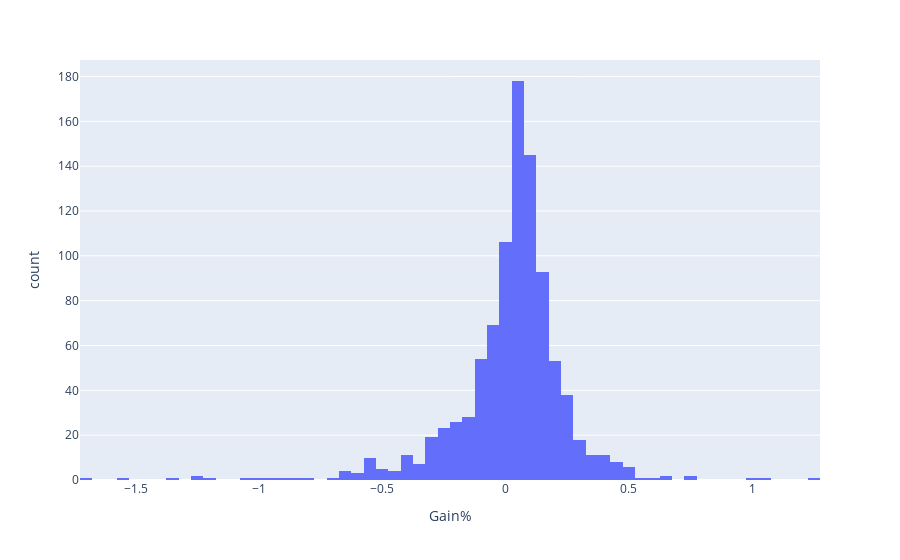
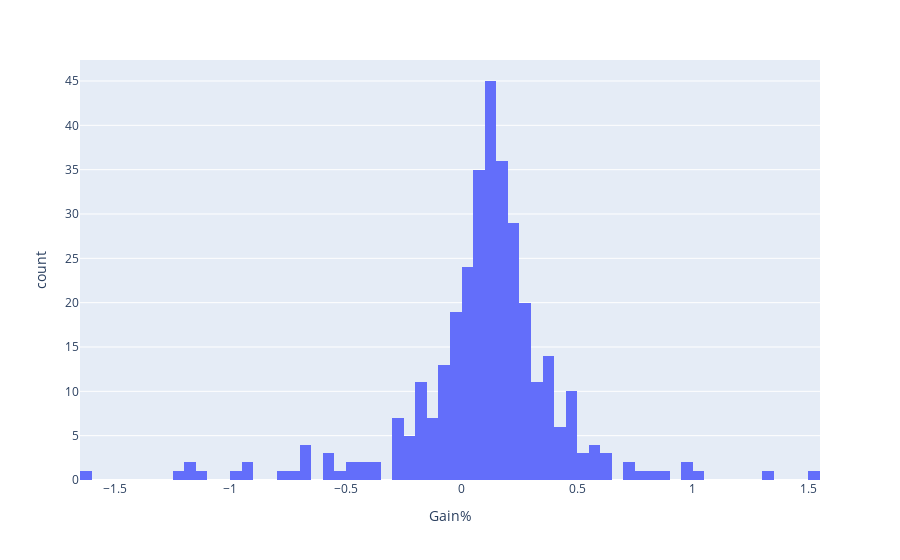
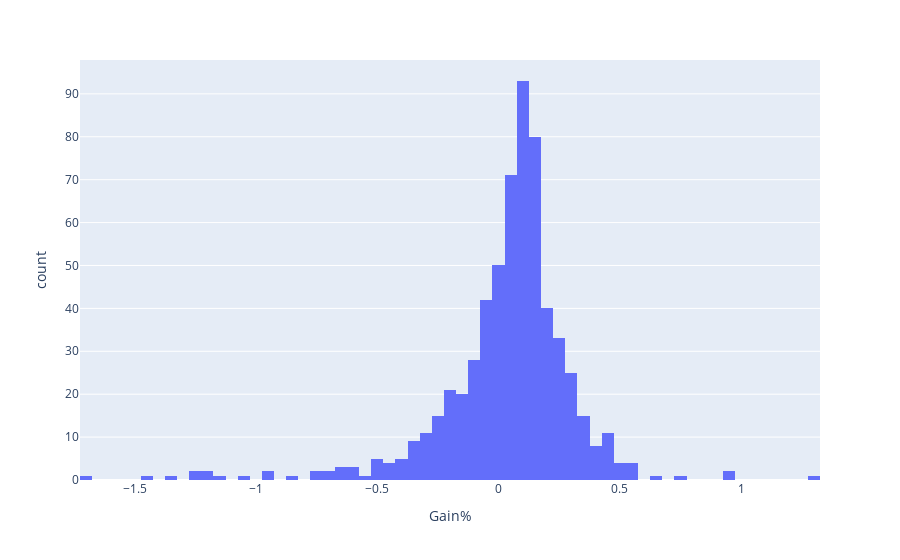
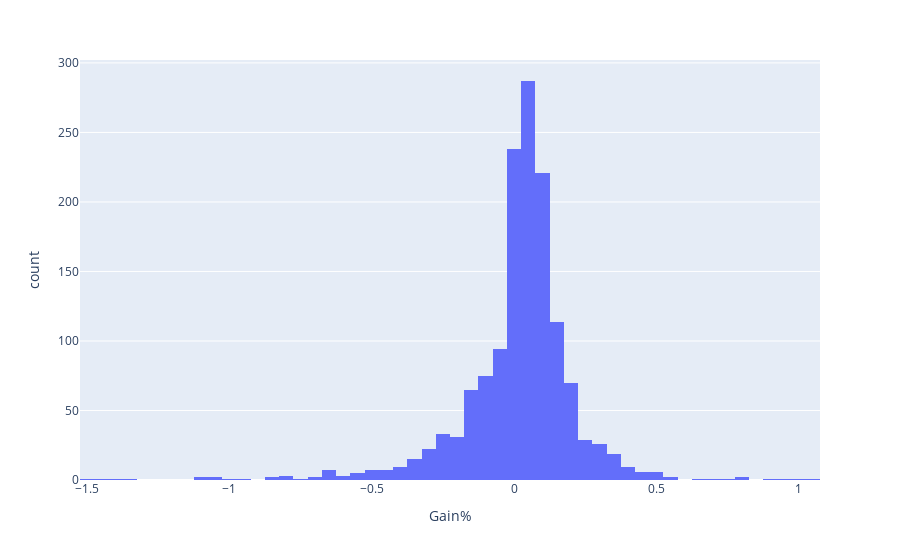

The code cell stored with these charts, in order, in its notebook:
### Code cell
# Full stack experiment

ticker = 'SPY'

df = load_data(ticker)
df = RSI(df, 14)

enter_exit_pairs_symetric = [(30, 70), (20, 80), (25, 75), (35, 65), (40, 60)]
enter_exit_pairs_asymetric = [(10, 30), (20, 40), (30, 50), (40, 60), (50, 70), (60, 80), (70, 90)]

all_pairs = enter_exit_pairs_symetric + enter_exit_pairs_asymetric

master = []
for e in all_pairs:
    master.append(simulate_date_range(datetime.date(2022, 9, 30), datetime.date(2023, 9, 30), e[0], e[1], df))
    print(e)
    rsi_backtest_explain_results(master[-1])

master = pd.concat(master, ignore_index=True)

### Figure 1 — Plotly figure (JSON) as saved in the notebook; plotly's stock layout.template omitted (floating-point values rounded to 4 significant figures; data arrays with more than 128 entries replaced by an {"elided": "..."} marker saying what was removed)
{"data": [{"alignmentgroup": "True", "bingroup": "x", "hovertemplate": "Gain%=%{x}<br>count=%{y}<extra></extra>", "legendgroup": "", "marker": {"color": "#636efa", "pattern": {"shape": ""}}, "name": "", "nbinsx": 100, "offsetgroup": "", "orientation": "v", "showlegend": false, "type": "histogram", "x": {"elided": "952 float values"}, "xaxis": "x", "yaxis": "y"}], "layout": {"barmode": "relative", "legend": {"tracegroupgap": 0}, "margin": {"t": 60}, "xaxis": {"anchor": "y", "domain": [0, 1], "title": {"text": "Gain%"}}, "yaxis": {"anchor": "x", "domain": [0, 1], "title": {"text": "count"}}}}

### Figure 2 — Plotly figure (JSON) as saved in the notebook; plotly's stock layout.template omitted (floating-point values rounded to 4 significant figures; data arrays with more than 128 entries replaced by an {"elided": "..."} marker saying what was removed)
{"data": [{"alignmentgroup": "True", "bingroup": "x", "hovertemplate": "Gain%=%{x}<br>count=%{y}<extra></extra>", "legendgroup": "", "marker": {"color": "#636efa", "pattern": {"shape": ""}}, "name": "", "nbinsx": 100, "offsetgroup": "", "orientation": "v", "showlegend": false, "type": "histogram", "x": {"elided": "336 float values"}, "xaxis": "x", "yaxis": "y"}], "layout": {"barmode": "relative", "legend": {"tracegroupgap": 0}, "margin": {"t": 60}, "xaxis": {"anchor": "y", "domain": [0, 1], "title": {"text": "Gain%"}}, "yaxis": {"anchor": "x", "domain": [0, 1], "title": {"text": "count"}}}}

### Figure 3 — Plotly figure (JSON) as saved in the notebook; plotly's stock layout.template omitted (floating-point values rounded to 4 significant figures; data arrays with more than 128 entries replaced by an {"elided": "..."} marker saying what was removed)
{"data": [{"alignmentgroup": "True", "bingroup": "x", "hovertemplate": "Gain%=%{x}<br>count=%{y}<extra></extra>", "legendgroup": "", "marker": {"color": "#636efa", "pattern": {"shape": ""}}, "name": "", "nbinsx": 100, "offsetgroup": "", "orientation": "v", "showlegend": false, "type": "histogram", "x": {"elided": "622 float values"}, "xaxis": "x", "yaxis": "y"}], "layout": {"barmode": "relative", "legend": {"tracegroupgap": 0}, "margin": {"t": 60}, "xaxis": {"anchor": "y", "domain": [0, 1], "title": {"text": "Gain%"}}, "yaxis": {"anchor": "x", "domain": [0, 1], "title": {"text": "count"}}}}

### Figure 4 — Plotly figure (JSON) as saved in the notebook; plotly's stock layout.template omitted (floating-point values rounded to 4 significant figures; data arrays with more than 128 entries replaced by an {"elided": "..."} marker saying what was removed)
{"data": [{"alignmentgroup": "True", "bingroup": "x", "hovertemplate": "Gain%=%{x}<br>count=%{y}<extra></extra>", "legendgroup": "", "marker": {"color": "#636efa", "pattern": {"shape": ""}}, "name": "", "nbinsx": 100, "offsetgroup": "", "orientation": "v", "showlegend": false, "type": "histogram", "x": {"elided": "1427 float values"}, "xaxis": "x", "yaxis": "y"}], "layout": {"barmode": "relative", "legend": {"tracegroupgap": 0}, "margin": {"t": 60}, "xaxis": {"anchor": "y", "domain": [0, 1], "title": {"text": "Gain%"}}, "yaxis": {"anchor": "x", "domain": [0, 1], "title": {"text": "count"}}}}
